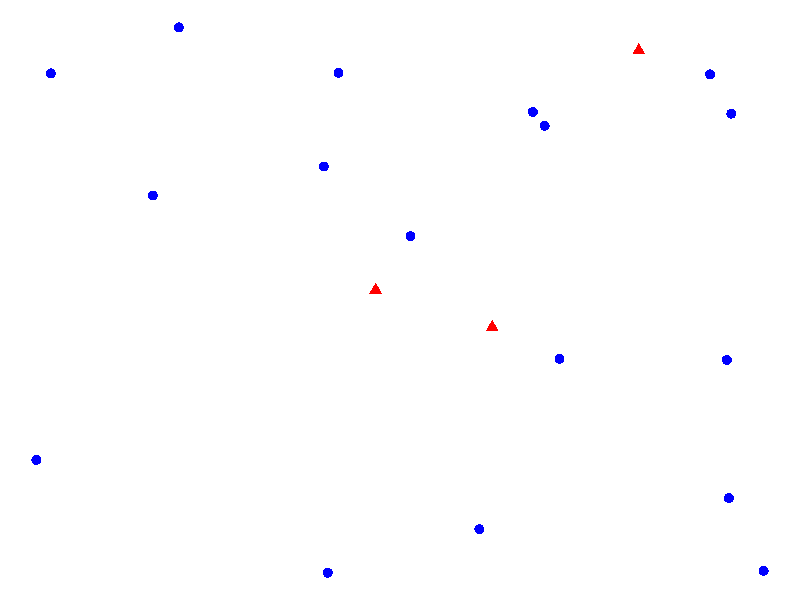
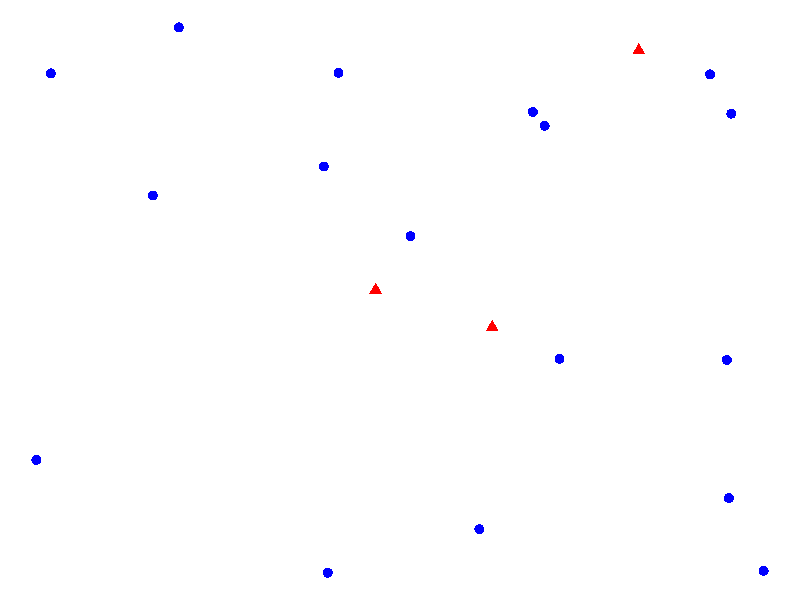
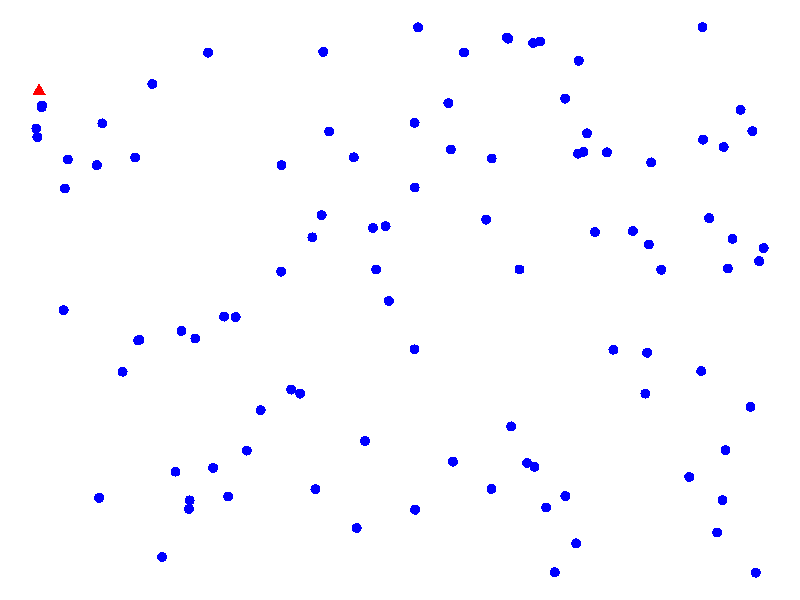
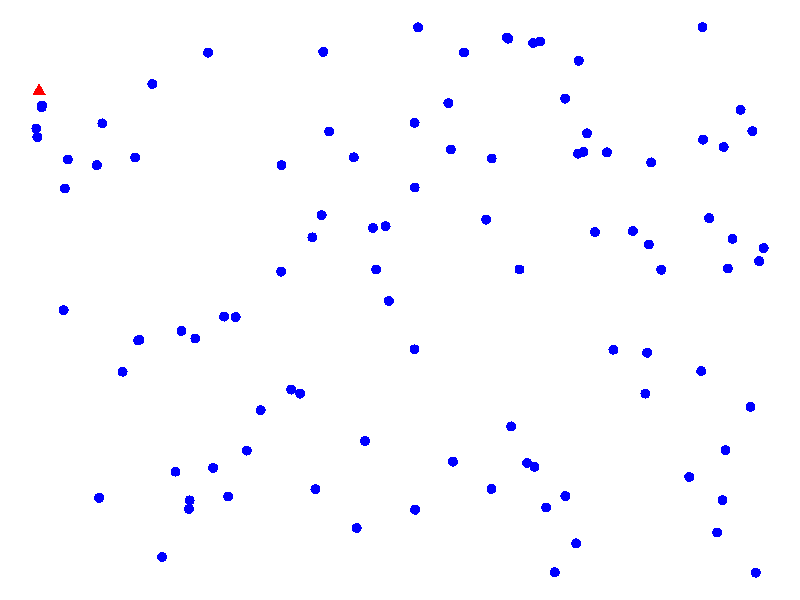
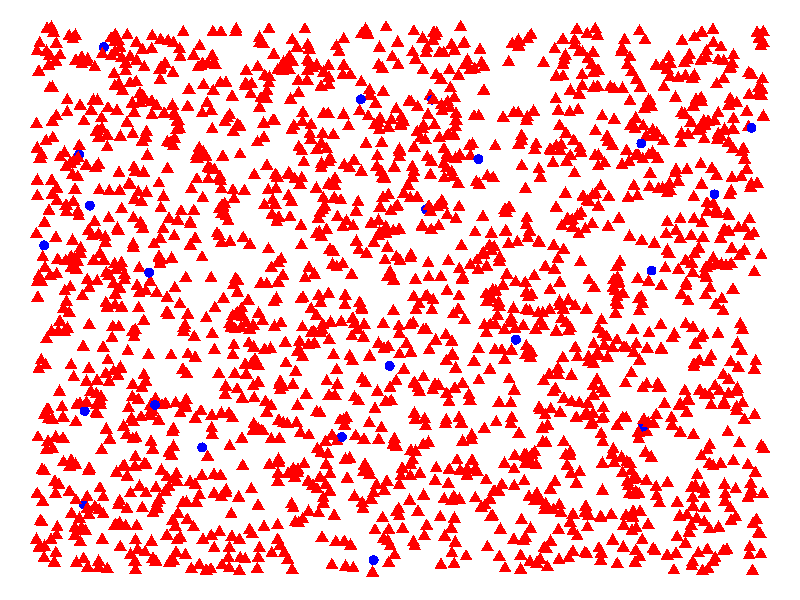
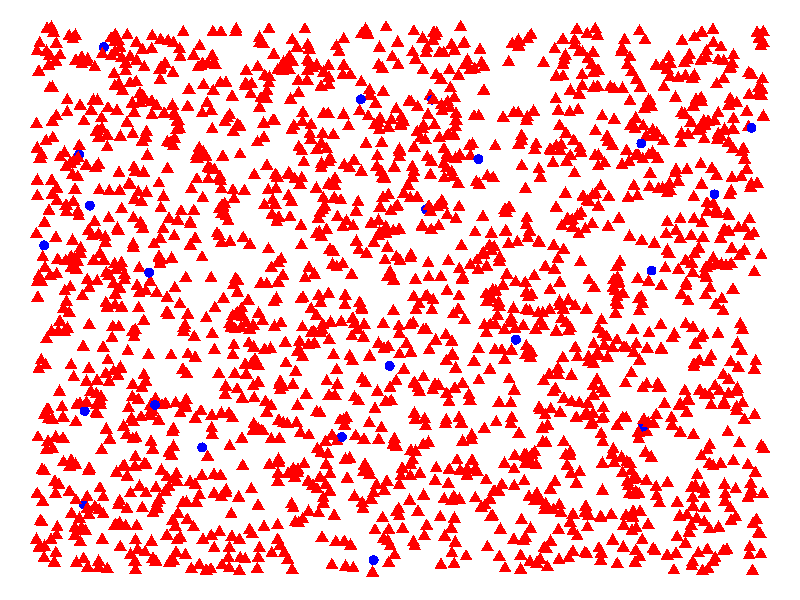

Write the R code that produced these figures, in order.
## ---- chunk 1
library('ggplot2')
library('knitr')
opts_chunk$set(echo = FALSE, warning = FALSE)
## ---- chunk 2

simulate.points = function(n, p, seed = 42){
  set.seed(seed)
  points = data.frame(
    x = runif(n),
    y = runif(n),
    color = factor(sample(c(0,1), size = n, replace=TRUE, prob = c(1-p, p))))
  
}
  return()

plot.points = function(points, size = 3){
  p = ggplot(points) + 
    geom_point(aes(x=x, y=y, color = color, shape= color), size = size) + 
    theme_void() + 
    scale_color_manual(guide = 'none', values = c('blue', 'red')) + 
    scale_shape_discrete(guide = 'none')
  print(p)
}
## ---- chunk 3
# simulate 
points = simulate.points(20, 0.1)
plot.points(points)
## ---- chunk 4
plot.points(points)
## ---- chunk 5
points = simulate.points(100, 0.01) 
plot.points(points)
## ---- chunk 6
plot.points(points)
## ---- chunk 7
points = simulate.points(2000, 0.99)
plot.points(points)
## ---- chunk 8
plot.points(points)
## ---- chunk 9
set.seed(42)
get.max.game.numbers = function(maxim, min=0, n=3, sort.numbers=TRUE){
   numbers = sample(min:maxim, size=n, replace=FALSE)
   if(sort.numbers){
     numbers = sort(numbers)
   }
   numbers
}
maxim = 7
numbers =get.max.game.numbers(maxim)
## ---- chunk 10
maxim = 42
numbers =get.max.game.numbers(maxim)
## ---- chunk 11
maxim = 2017
numbers =get.max.game.numbers(maxim)
